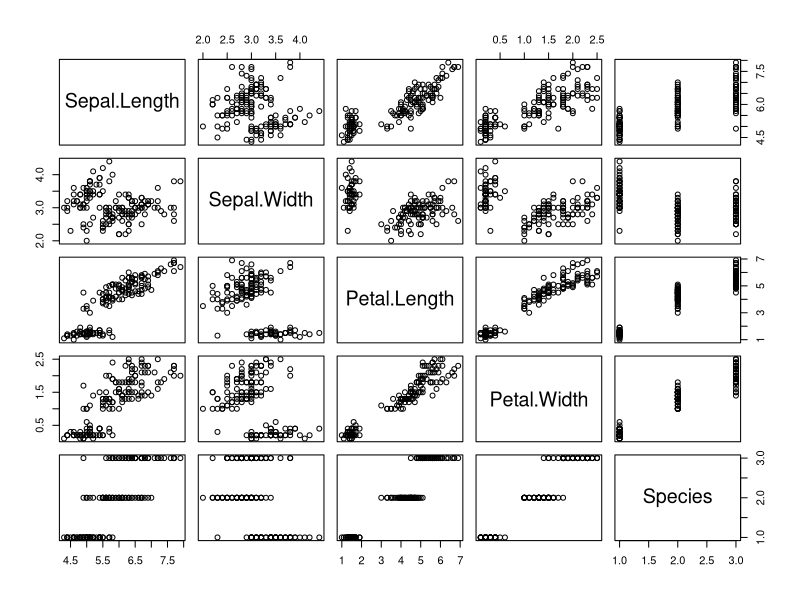
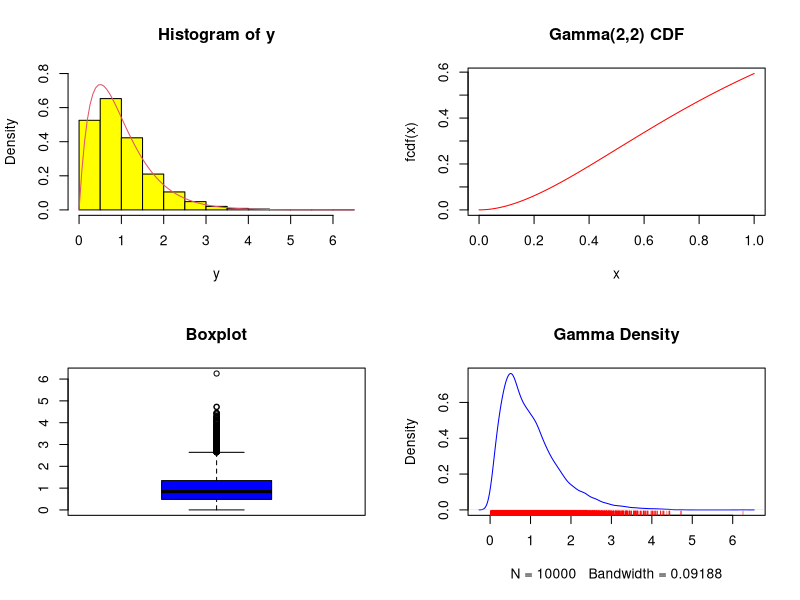
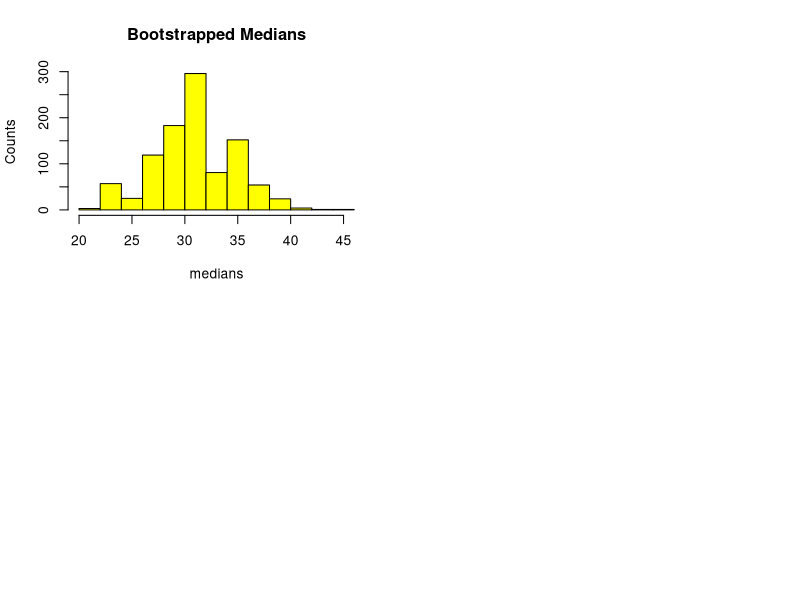
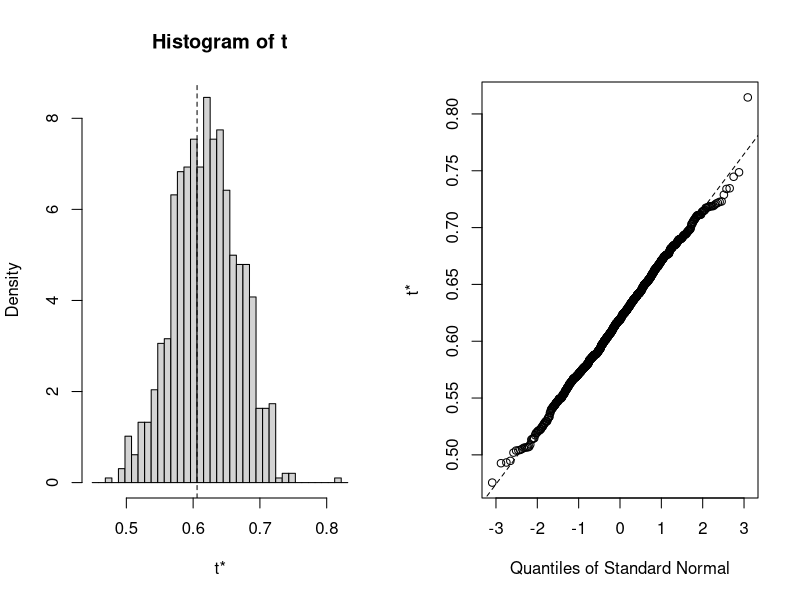

These charts were generated, in order, by the following R code:
## ---- chunk 1
df <- iris  				# Fisher's famous iris data set
plot(df)
head(df)
sl <- iris$Sepal.Length
pl <- iris$Petal.Length
mean(sl)					# mean
var(sl)						# variance
sd(sl)						# standard deviation
median(sl)				# median
quantile(sl)			# quantiles at c(0,.25,.5,.75,1)
min(sl)						# min
max(sl)						# max
cor(sl,pl)				# correlation
t.test(sl,mu=.5)	# one-sided t-test
t.test(sl,pl)			# two-sided t test   
## ---- chunk 2
rnorm(10,0,1)           # generate 10 random numbers from a normal distribution with mean = 0 and sd = 1 
pnorm(2)                # P(x <= 2) = the CDF for standard normal distribution
qnorm(.9772499)         # Find the quantile: q = qnorm(x) i.e. P(x <= q) = p
dnorm(0)                # The value of the density function at 0
## ---- chunk 3
par(mfrow=c(2,2))
n <- 10000
shape <- 2
scale <- 2
y <- rgamma(n,shape,scale)
hist(y, freq = FALSE, col = "yellow",ylim=c(0,.8))
fd <- function(y)dgamma(y,shape,scale)
curve(fd, col = 2, add = TRUE)
fcdf <- function(y)pgamma(y,shape,scale)
curve(fcdf,col="red",main="Gamma(2,2) CDF")
boxplot(y,col="blue",main="Boxplot")  			# Look at a boxplot
plot(density(y),col="blue",main="Gamma Density")    # Draw a kernel density plot
rug(y,col="red")
## ---- chunk 4
aq <- airquality[,1:4]                 # Get the first four columns								
head(aq)
Oz <- as.vector(na.omit(aq$Ozone))     # Remove NAs
set.seed(123)                          # Set the seed to make the simlation repeatable
b.median <- function(data, R) {
    resamples <- lapply(1:R, function(i) sample(data, replace=T))
    r.median <- sapply(resamples, median)
    std.err <- sqrt(var(r.median))
    list(resamples=resamples, medians=r.median,std.err=std.err)   
}
mb <- b.median(Oz,1000)
hist(mb$medians,xlab="medians",ylab="Counts",main="Bootstrapped Medians",col="yellow")
head(mb$medians)
mb$std.err
## ---- chunk 5
library(boot)
b.med <- function(data, indices) {
  	d <- data[indices] # allows boot to select sample
		m <- median(d)
		return(m)
}
# use b.median to compute 1,000 bootstrap samples with statistics 
res.med <- boot(data=Oz, statistic=b.med,R=1000)
res.med
## ---- chunk 6
form <- formula(Ozone ~ Solar.R + Wind + Temp)
fit <- lm(form, data=aq)
summary(fit)
#
R2 <- function(formula, data, indices) {
  	d <- data[indices,] # allows boot to select sample
		fit <- lm(formula, data=d)
		return(summary(fit)$r.square)
}
# bootstrapping with 1000 replications
results <- boot(data=aq, statistic=R2,R=1000, formula=form)
results                       # Print results
plot(results)                 # Plot the bootstrap values
boot.ci(results,type="bca")   # Calculate the 95% confidence interval

